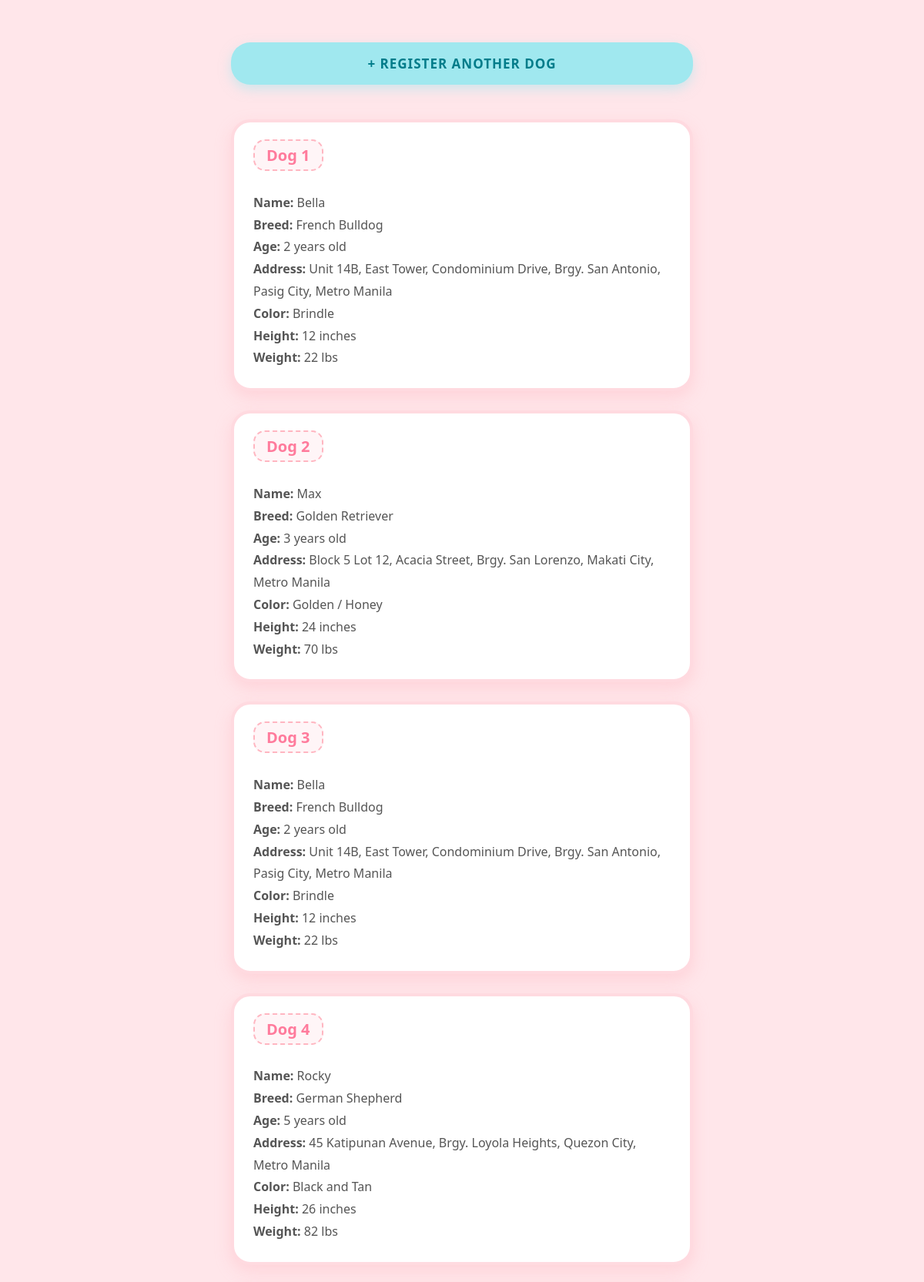
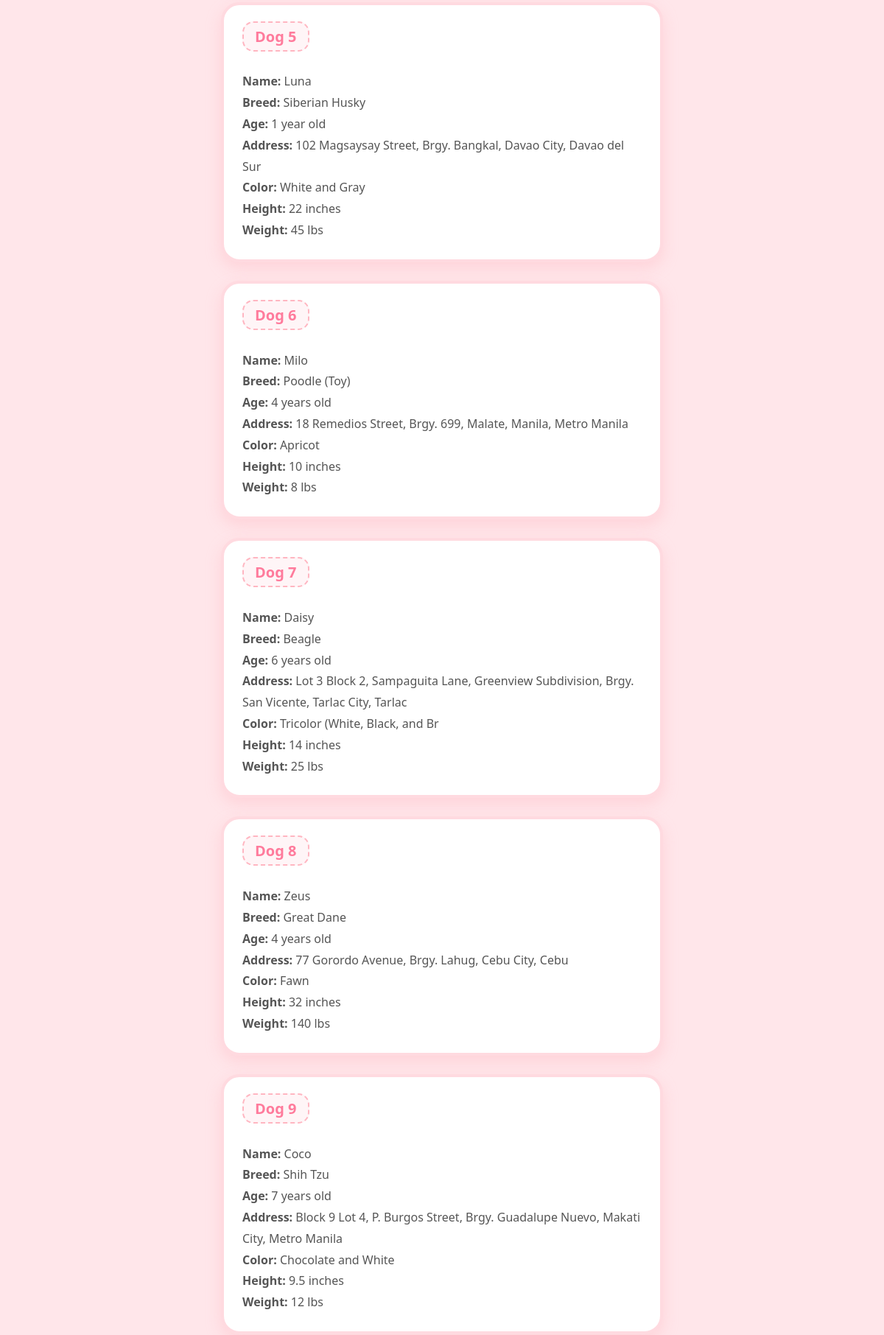
Page /FA6/DogView.php (upper part) on the committed database (2 pictures, top to bottom).
### tables this page shows
CREATE TABLE `doginformation` (
  `id` int(6) UNSIGNED NOT NULL,
  `name` varchar(50) NOT NULL,
  `breed` varchar(50) NOT NULL,
  `age` varchar(30) NOT NULL,
  `address` varchar(100) NOT NULL,
  `color` varchar(30) NOT NULL,
  `height` varchar(30) NOT NULL,
  `weight` varchar(30) NOT NULL
);

### FA6/DogView.php (the view, shortened to what this page needs)
<!DOCTYPE html>
<html>
<head>
    <link rel="stylesheet" type="text/css" href="Dog.css">
</head>
<body>
<div class="view-container">
    <a href="DogRegister.php" class="view-btn" style="margin-bottom: 20px;">+ Register Another Dog</a>
    <?php
    $servername = "localhost";
    $username = "root";
    $password = "";
    $dbname = "myDB";
    $conn = new mysqli($servername, $username, $password, $dbname);
    $sql = "SELECT * FROM DogInformation";
    $result = $conn->query($sql);
    if ($result->num_rows > 0) {
        $counter = 1;
        while($row = $result->fetch_assoc()) {
            echo "<div class='dog-card'>";
            echo "<strong>Dog " . $counter . "</strong><br><br>";
            echo "<b>Name:</b> " . $row["name"] . "<br>";
            echo "<b>Breed:</b> " . $row["breed"] . "<br>";
            echo "<b>Age:</b> " . $row["age"] . "<br>";
            echo "<b>Address:</b> " . $row["address"] . "<br>";
            echo "<b>Color:</b> " . $row["color"] . "<br>";
            echo "<b>Height:</b> " . $row["height"] . " inches<br>";
            echo "<b>Weight:</b> " . $row["weight"] . " lbs<br>";
            echo "</div>";
            $counter++;
        }
    } else {
        echo "<div class='dog-card'>0 results found in the database.</div>";
    }
    ?>
</div>
</body>
</html>

### FA6/Dog.css (style rules this page uses)
body { font-family: 'Nunito', 'Quicksand', 'Segoe UI', Tahoma, sans-serif; background-color: #ffe6ea; color: #555555; display: flex; justify-content: center; align-items: flex-start; min-height: 100vh; margin: 0; padding: 40px 20px; box-sizing: border-box; }
.view-btn { display: block; width: 100%; padding: 16px; margin-top: 15px; background-color: #a0e8ef; color: #007c8a; text-align: center; text-decoration: none; border-radius: 25px; font-size: 17px; font-weight: 900; text-transform: uppercase; letter-spacing: 1px; box-sizing: border-box; box-shadow: 0 6px 15px rgba(160, 232, 239, 0.5); transition: all 0.2s ease; }
.view-container { display: flex; flex-direction: column; gap: 25px; width: 100%; max-width: 600px; }
.dog-card { background-color: #ffffff; border: 4px solid #ffdae0; border-radius: 25px; padding: 25px; box-shadow: 0 8px 20px rgba(255, 182, 193, 0.4); line-height: 1.8; font-size: 16px; color: #555555; transition: all 0.3s ease; position: relative; }
.dog-card strong { color: #ff7b9c; font-size: 20px; background-color: #fff5f7; padding: 5px 15px; border-radius: 15px; border: 2px dashed #ffb6c1; }

### rows in the picture
doginformation: name "Bella", breed "French Bulldog", age "2 years old", address "Unit 14B, East Tower, Condominium Drive, Brgy. San Antonio, Pasig City, Metro Manila", color "Brindle", height "12", weight "22"
doginformation: name "Max", breed "Golden Retriever", age "3 years old", address "Block 5 Lot 12, Acacia Street, Brgy. San Lorenzo, Makati City, Metro Manila", color "Golden / Honey", height "24", weight "70"
doginformation: name "Bella", breed "French Bulldog", age "2 years old", address "Unit 14B, East Tower, Condominium Drive, Brgy. San Antonio, Pasig City, Metro Manila", color "Brindle", height "12", weight "22"
doginformation: name "Rocky", breed "German Shepherd", age "5 years old", address "45 Katipunan Avenue, Brgy. Loyola Heights, Quezon City, Metro Manila", color "Black and Tan", height "26", weight "82"
doginformation: name "Luna", breed "Siberian Husky", age "1 year old", address "102 Magsaysay Street, Brgy. Bangkal, Davao City, Davao del Sur", color "White and Gray", height "22", weight "45"
doginformation: name "Milo", breed "Poodle (Toy)", age "4 years old", address "18 Remedios Street, Brgy. 699, Malate, Manila, Metro Manila", color "Apricot", height "10", weight "8"
doginformation: name "Daisy", breed "Beagle", age "6 years old", address "Lot 3 Block 2, Sampaguita Lane, Greenview Subdivision, Brgy. San Vicente, Tarlac City, Tarlac", color "Tricolor (White, Black, and Br", height "14", weight "25"
doginformation: name "Zeus", breed "Great Dane", age "4 years old", address "77 Gorordo Avenue, Brgy. Lahug, Cebu City, Cebu", color "Fawn", height "32", weight "140"
doginformation: name "Coco", breed "Shih Tzu", age "7 years old", address "Block 9 Lot 4, P. Burgos Street, Brgy. Guadalupe Nuevo, Makati City, Metro Manila", color "Chocolate and White", height "9.5", weight "12"
